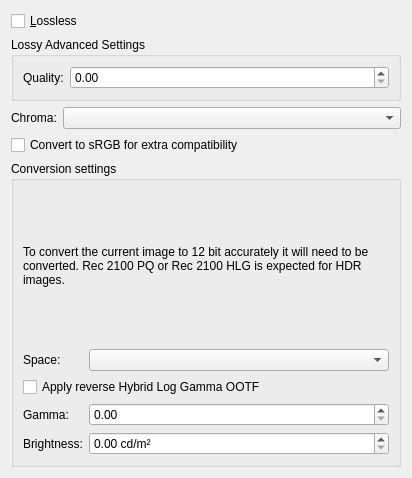
<?xml version="1.0" encoding="UTF-8"?>
<ui version="4.0">
 <author>
    SPDX-FileCopyrightText: none
    SPDX-License-Identifier: GPL-3.0-or-later
  </author>
 <class>WdgHeifExport</class>
 <widget class="QWidget" name="WdgHeifExport">
  <property name="geometry">
   <rect>
    <x>0</x>
    <y>0</y>
    <width>412</width>
    <height>478</height>
   </rect>
  </property>
  <layout class="QFormLayout" name="formLayout_2">
   <item row="1" column="0" colspan="2">
    <widget class="QGroupBox" name="lossySettings">
     <property name="title">
      <string>Lossy Advanced Settings</string>
     </property>
     <layout class="QFormLayout" name="formLayout">
      <item row="0" column="0">
       <widget class="QLabel" name="qualityLabel">
        <property name="text">
         <string>Quality:</string>
        </property>
       </widget>
      </item>
      <item row="0" column="1">
       <widget class="KisDoubleSliderSpinBox" name="sliderQuality" native="true">
        <property name="sizePolicy">
         <sizepolicy hsizetype="MinimumExpanding" vsizetype="Preferred">
          <horstretch>0</horstretch>
          <verstretch>0</verstretch>
         </sizepolicy>
        </property>
       </widget>
      </item>
     </layout>
    </widget>
   </item>
   <item row="2" column="0">
    <widget class="QLabel" name="label">
     <property name="text">
      <string>Chroma:</string>
     </property>
    </widget>
   </item>
   <item row="2" column="1">
    <widget class="QComboBox" name="cmbChroma"/>
   </item>
   <item row="4" column="0" colspan="2">
    <widget class="QGroupBox" name="conversionSettings">
     <property name="title">
      <string>Conversion settings</string>
     </property>
     <layout class="QFormLayout" name="formLayout_3">
      <item row="0" column="0" colspan="2">
       <widget class="QLabel" name="explanationLabel">
        <property name="sizePolicy">
         <sizepolicy hsizetype="Preferred" vsizetype="MinimumExpanding">
          <horstretch>0</horstretch>
          <verstretch>0</verstretch>
         </sizepolicy>
        </property>
        <property name="text">
         <string>&lt;html&gt;&lt;head/&gt;&lt;body&gt;&lt;p&gt;To convert the current image to 12 bit accurately it will need to be converted. Rec 2100 PQ or Rec 2100 HLG is expected for HDR images.&lt;/p&gt;&lt;/body&gt;&lt;/html&gt;</string>
        </property>
        <property name="wordWrap">
         <bool>true</bool>
        </property>
       </widget>
      </item>
      <item row="1" column="0">
       <widget class="QLabel" name="spaceLabel">
        <property name="text">
         <string>Space:</string>
        </property>
       </widget>
      </item>
      <item row="1" column="1">
       <widget class="QComboBox" name="cmbConversionPolicy"/>
      </item>
      <item row="3" column="0">
       <widget class="QLabel" name="label_3">
        <property name="text">
         <string>Gamma:</string>
        </property>
       </widget>
      </item>
      <item row="3" column="1">
       <widget class="QDoubleSpinBox" name="spnGamma">
        <property name="toolTip">
         <string>&lt;html&gt;&lt;head/&gt;&lt;body&gt;&lt;p&gt;Display gamma. By default this is 1.2 for converting from PQ.&lt;/p&gt;&lt;/body&gt;&lt;/html&gt;</string>
        </property>
        <property name="maximum">
         <double>3.000000000000000</double>
        </property>
       </widget>
      </item>
      <item row="4" column="0">
       <widget class="QLabel" name="label_2">
        <property name="text">
         <string>Brightness:</string>
        </property>
       </widget>
      </item>
      <item row="4" column="1">
       <widget class="QDoubleSpinBox" name="spnNits">
        <property name="toolTip">
         <string>&lt;html&gt;&lt;head/&gt;&lt;body&gt;&lt;p&gt;The display brightness in nits. By default this is set to 1000 for converting from PQ.&lt;/p&gt;&lt;/body&gt;&lt;/html&gt;</string>
        </property>
        <property name="suffix">
         <string> cd/m²</string>
        </property>
        <property name="maximum">
         <double>100000.000000000000000</double>
        </property>
        <property name="value">
         <double>0.000000000000000</double>
        </property>
       </widget>
      </item>
      <item row="2" column="0" colspan="2">
       <widget class="QCheckBox" name="chkHLGOOTF">
        <property name="toolTip">
         <string>&lt;html&gt;&lt;head/&gt;&lt;body&gt;&lt;p&gt;Hybrid Log Gamma needs an extra conversion step in between, as Krimble currently cannot send HLG data directly to the display. Therefore we apply the HLG opto-optical curve to convert from display to scene linear.&lt;/p&gt;&lt;/body&gt;&lt;/html&gt;</string>
        </property>
        <property name="text">
         <string>Apply reverse Hybrid Log Gamma OOTF</string>
        </property>
       </widget>
      </item>
     </layout>
    </widget>
   </item>
   <item row="0" column="0" colspan="2">
    <widget class="QCheckBox" name="chkLossless">
     <property name="sizePolicy">
      <sizepolicy hsizetype="MinimumExpanding" vsizetype="Minimum">
       <horstretch>0</horstretch>
       <verstretch>0</verstretch>
      </sizepolicy>
     </property>
     <property name="toolTip">
      <string>This option will merge all layers. It is advisable to check this option, otherwise other applications might not be able to read your file correctly.</string>
     </property>
     <property name="text">
      <string>&amp;Lossless</string>
     </property>
     <property name="checked">
      <bool>false</bool>
     </property>
    </widget>
   </item>
   <item row="3" column="0" colspan="2">
    <widget class="QCheckBox" name="chkMonochromesRGB">
     <property name="toolTip">
      <string>&lt;html&gt;&lt;head/&gt;&lt;body&gt;&lt;p&gt;Not all encoders for AV1 and by extension avif support saving to monochrome and use a YCbCr fallback. Krimble will be able to open these files just fine, but not all programs do. Converting to sRGB first before saving solves this at the cost of larger file size.&lt;/p&gt;&lt;/body&gt;&lt;/html&gt;</string>
     </property>
     <property name="text">
      <string>Convert to sRGB for extra compatibility</string>
     </property>
    </widget>
   </item>
  </layout>
 </widget>
 <customwidgets>
  <customwidget>
   <class>KisDoubleSliderSpinBox</class>
   <extends>QDoubleSpinBox</extends>
   <header>kis_slider_spin_box.h</header>
   <container>1</container>
  </customwidget>
 </customwidgets>
 <resources/>
 <connections/>
</ui>
